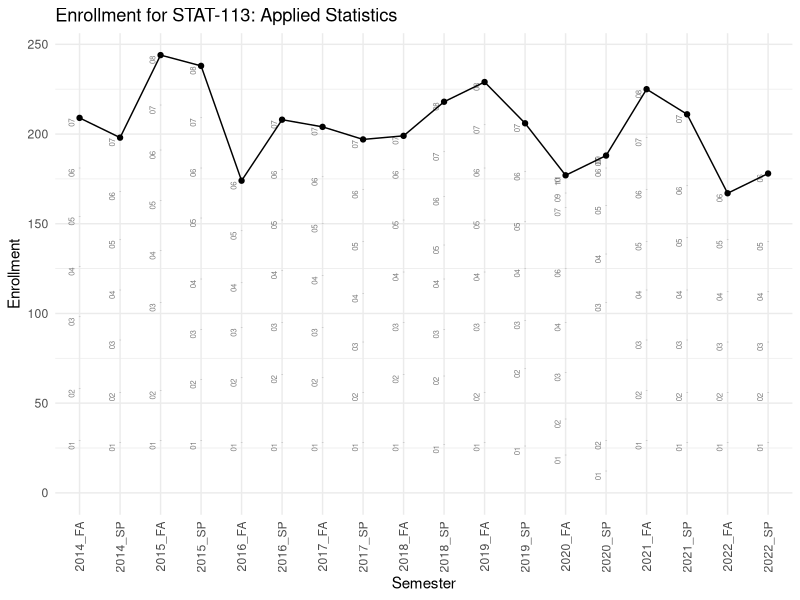
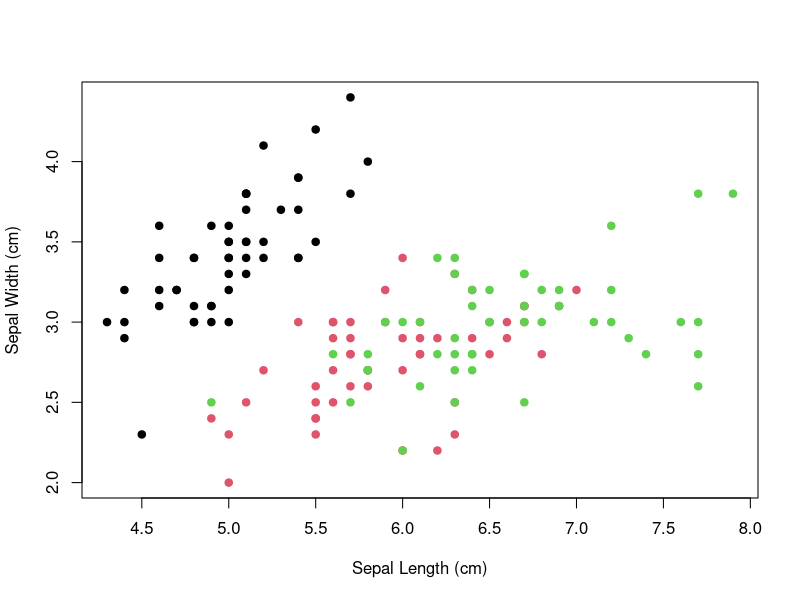

These charts were generated, in order, by the following R code:
## ---- chunk 1
knitr::opts_chunk$set(echo = FALSE)
## ---- chunk 2
library(tidyverse)
library(readr)
library(ggthemes)
course_reg_data <- read_csv("course_reg_data.csv")
course_reg_section <- course_reg_data |> 
  pivot_longer((c(6:43)), names_to = "semester", values_to = "enrolled") |>
  filter(enrolled != 0) 
course_reg_section <- course_reg_section |> separate(col = semester, into = c("semester", "section"), sep = "_") |> mutate(year = reporting_year)
course_reg_section <- course_reg_section |> unite("term", c(reporting_year, semester))
course_app_semester <- course_reg_data |> 
        rename("FA" = "fall_enrolled",
               "SP" = "spring_enrolled")|>
        pivot_longer(cols = c(FA, SP),names_to = "semester", values_to = "semester_enrolled") |> 
        mutate(order = case_when(
          semester == "SP" ~ reporting_year,
          semester == "FA" ~ reporting_year + 1)) |> 
        unite("term", c(reporting_year, semester)) |>
        mutate(term = fct_reorder(term, order, .desc = FALSE)) 
full_terms <- tibble(term = unique(course_app_semester$term))
course_app_semester <- course_app_semester |>
        filter(course == "STAT-113: Applied Statistics") |>
        filter(semester_enrolled != 0)
course_app_semester <- course_app_semester |> 
        mutate(semester_capacity = if_else(str_detect(term, "FA"), fall_capacity, spring_capacity))
course_app_section <- course_reg_section |> group_by(course, term) |> mutate(cumulative_enrolled = cumsum(enrolled))
course_app_section <- course_app_section |> 
        filter(course == "STAT-113: Applied Statistics")|>
        filter(enrolled != 0)
course_app_section3 <- course_app_section |> group_by(term) |> summarise(total_sections = n())
course_app_semester <- left_join(course_app_semester, course_app_section3,
                                       by = c("term"))
course_app_semester <- course_app_semester |> mutate(avg_section = round(semester_enrolled / total_sections))
ggplot(data = course_app_semester, aes(x = term, y = semester_enrolled, group = 1)) +
          geom_line() +
          geom_point(data = course_app_semester, aes(x = term, y = semester_enrolled, group = 1)) +
          geom_point(data = course_app_section, aes(x = term, y = cumulative_enrolled, group = 1), alpha = 0.25, shape = 45)+
          geom_text(data = course_app_section, aes(x = term, y = cumulative_enrolled - 5, label = section), angle = 90,
                    alpha = 0.5, size = 2,
                    hjust = 0, vjust = 0.5, nudge_x= -0.2) +
          scale_x_discrete(limits = levels(course_app_semester$term)) +
          scale_y_continuous(limits = c(0, max(course_app_semester$semester_enrolled))) +
          labs(title = glue::glue("Enrollment for STAT-113: Applied Statistics"),
               x = "Semester",
                 y = "Enrollment",
                 colour = "Semester") + 
          theme_minimal() +
          theme(axis.text.x = element_text(angle = 90, vjust = 0.5, hjust = 1),
                axis.text.y = element_text(hjust = 1))

## ---- chunk 3
data <- iris

plot(x = data$Sepal.Length, 
     y = data$Sepal.Width, 
     col = data$Species,
     pch = 19, 
     xlab = "Sepal Length (cm)",
     ylab = "Sepal Width (cm)")

## ---- chunk 4
knitr::write_bib(c('knitr','rmarkdown','posterdown','pagedown'), 'packages.bib')
